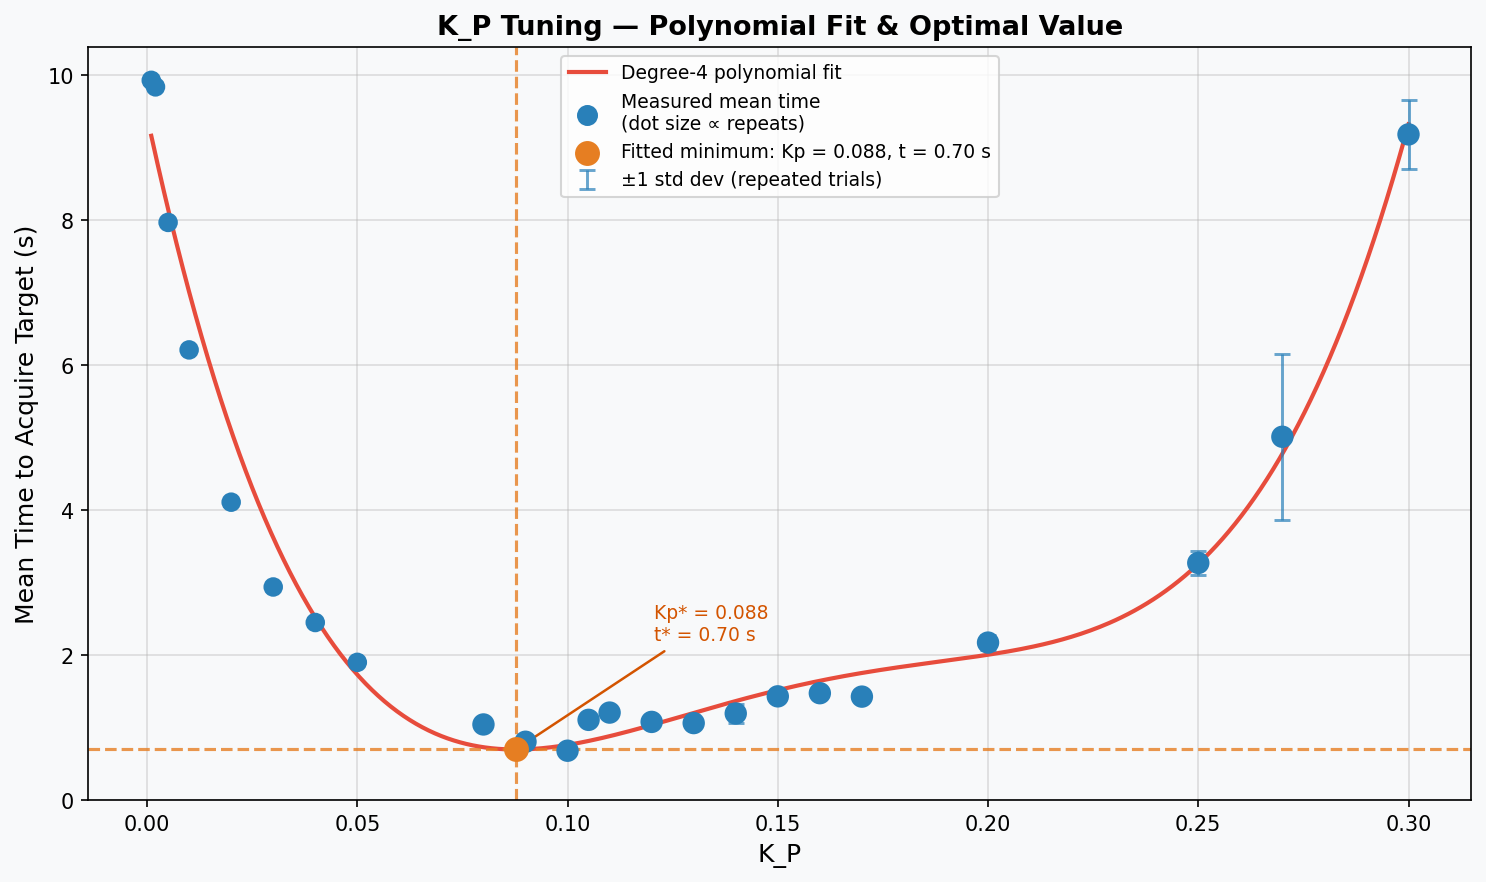

Write Python code to recreate this figure.
import csv
import numpy as np
import matplotlib.pyplot as plt
from scipy.optimize import minimize_scalar

# ── load data ────────────────────────────────────────────────────────────────
kp_vals, mean_times, n_obs, std_devs = [], [], [], []

with open("DynamicTests.csv") as f:
    reader = csv.DictReader(f)
    for row in reader:
        if row["K_P (speed)"] and row["mean time"]:
            kp_vals.append(float(row["K_P (speed)"]))
            mean_times.append(float(row["mean time"]))
            # collect individual repeat measurements (columns 2-6)
            reps = [float(row[k]) for k in list(row.keys())[1:6]
                    if row[k].strip()]
            n_obs.append(len(reps))
            # std dev only meaningful with >1 repeat; else None
            std_devs.append(np.std(reps, ddof=1) if len(reps) > 1 else None)

kp   = np.array(kp_vals)
t    = np.array(mean_times)
w    = np.array(n_obs, dtype=float)          # weight = number of repeat measurements
stds = np.array([s if s is not None else 0.0 for s in std_devs])
has_err = np.array([s is not None for s in std_devs])  # mask for points with error bars

# ── polynomial fit (degree 4, weighted) ─────────────────────────────────────
deg = 4
coeffs = np.polyfit(kp, t, deg=deg, w=w)
poly   = np.poly1d(coeffs)

# find the minimum of the polynomial in the sampled range
result  = minimize_scalar(poly, bounds=(kp.min(), kp.max()), method='bounded')
kp_opt  = result.x
t_opt   = result.fun

print(f"Polynomial degree : {deg}")
print(f"Optimal Kp        : {kp_opt:.4f}")
print(f"Predicted min time: {t_opt:.3f} s")
print(f"Closest measured  : Kp={kp[np.argmin(t)]:.3f}, t={t.min():.3f} s")

# ── plot ─────────────────────────────────────────────────────────────────────
kp_smooth = np.linspace(kp.min(), kp.max(), 400)
t_smooth  = poly(kp_smooth)

fig, ax = plt.subplots(figsize=(10, 6))
fig.patch.set_facecolor('#F8F9FA')
ax.set_facecolor('#F8F9FA')

# error bars for points with multiple repeats
ax.errorbar(kp[has_err], t[has_err], yerr=stds[has_err],
            fmt='none', ecolor='#2980B9', elinewidth=1.4,
            capsize=4, capthick=1.4, zorder=4, alpha=0.7,
            label='±1 std dev (repeated trials)')

# scatter: size proportional to number of repeats
sc = ax.scatter(kp, t, s=w*25+20, c='#2980B9', zorder=5,
                label='Measured mean time\n(dot size ∝ repeats)')

# fit curve
ax.plot(kp_smooth, t_smooth, '-', color='#E74C3C', lw=2,
        label=f'Degree-{deg} polynomial fit')

# minimum marker
ax.axvline(kp_opt, color='#E67E22', lw=1.5, ls='--', alpha=0.8)
ax.axhline(t_opt,  color='#E67E22', lw=1.5, ls='--', alpha=0.8)
ax.scatter([kp_opt], [t_opt], s=120, color='#E67E22', zorder=6,
           label=f'Fitted minimum: Kp = {kp_opt:.3f}, t = {t_opt:.2f} s')

# annotate optimal
ax.annotate(f'  Kp* = {kp_opt:.3f}\n  t* = {t_opt:.2f} s',
            xy=(kp_opt, t_opt), xytext=(kp_opt + 0.03, t_opt + 1.5),
            fontsize=9, color='#D35400',
            arrowprops=dict(arrowstyle='->', color='#D35400', lw=1.2))

ax.set_xlabel('K_P', fontsize=12)
ax.set_ylabel('Mean Time to Acquire Target (s)', fontsize=12)
ax.set_title('K_P Tuning — Polynomial Fit & Optimal Value', fontsize=13, fontweight='bold')
ax.legend(fontsize=9)
ax.grid(True, alpha=0.4)
ax.set_ylim(bottom=0)

plt.tight_layout()
plt.savefig('kp_fit.png', dpi=150, bbox_inches='tight')
print("Saved kp_fit.png")
plt.show()
